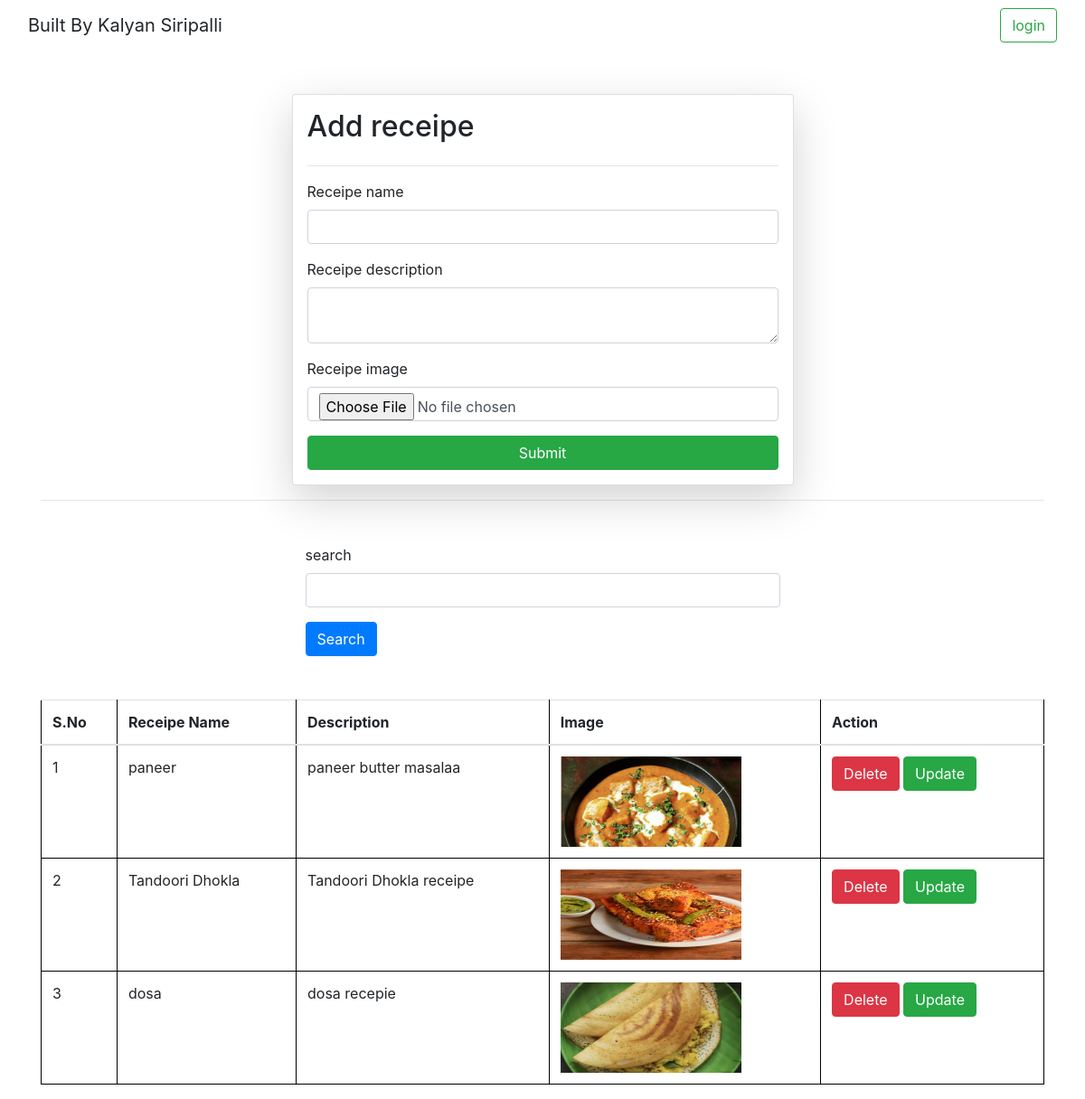
The app's page /receipe/ with its own data.
### receipeApp/models.py (models this page shows)
class Receipe(models.Model):
    user=models.ForeignKey(User, on_delete=models.SET_NULL, null=True, blank=True)
    receipe_name=models.CharField(max_length=100)
    receipe_description=models.TextField()
    receipe_image=models.ImageField(upload_to="receipe")

### receipeApp/views.py (the view, shortened to what this page needs)
# urls.py: path('receipe/', receipes),
def receipes(request):
    queryset=Receipe.objects.all()
    if request.GET.get('search'):
        queryset=queryset.filter(receipe_name__icontains = request.GET.get('search'))
    context={'receipes':queryset}
    return render(request, "receipes.html", context)

### receipeApp/templates/receipes.html (shortened to what this page needs)
{% extends "base.html" %} {% block start %}
<div class="container mt-5">
  <form
    class="col-6 mx-auto card p-3 shadow-lg"
    method="post"
    enctype="multipart/form-data"
  >
    <h2>Add receipe</h2>
    <hr />
    <div class="mb-3">
      <label for="exampleInputEmail1" class="form-label">Receipe name</label>
      <input name="receipe_name" required type="text" class="form-control" />
    </div>
    <div class="mb-3">
      <label for="exampleInputPassword1" class="form-label"
        >Receipe description</label
      >
      <textarea
        name="receipe_description"
        required
        class="form-control"
      ></textarea>
    </div>
    <div class="mb-3">
      <label for="exampleInputPassword1" class="form-label"
        >Receipe image</label
      >
      <input name="receipe_image" type="file" class="form-control" />
    </div>
    <button type="submit" class="btn btn-success">Submit</button>
  </form>
  <hr />
  <div class="mt-5">
    <div class="mx-auto col-6">
      <form >
        <div class="mb-3">
          <label for="exampleInputEmail1" class="form-label">search</label>
          <input
            name="search"
            type="text"
            class="form-control"
          />
        </div>
        <button type="submit" class="btn btn-primary">Search</button>
      </form>
    </div>
  </div>
  <table class="table mt-5">
    <thead>
      <tr>
        <th scope="col">S.No</th>
        <th scope="col">Receipe Name</th>
        <th scope="col">Description</th>
        <th scope="col">Image</th>
        <th scope="col">Action</th>
      </tr>
    </thead>
    <tbody>
      {% for receipe in receipes %}
      <tr>
        <td scope="row">{{forloop.counter}}</td>
        <td>{{receipe.receipe_name}}</td>
        <td>{{receipe.receipe_description}}</td>
        <td>
          <img
            src="/media/{{ receipe.receipe_image }}"
            alt=""
            style="height: 100px; width: 200px"
          />
        </td>
        <td>
          <a href="/delete-receipe/{{receipe.id}}" class="btn btn-danger"
            >Delete</a
          >
          <a href="/update-receipe/{{receipe.id}}" class="btn btn-success"
            >Update</a
          >
        </td>
      </tr>
      {% endfor %}
    </tbody>
  </table>
</div>
{% endblock %}

### home/templates/base.html (shortened to what this page needs)
<!DOCTYPE html>
<html lang="en">
  <head>
    <link
      rel="stylesheet"
      href="https://cdn.jsdelivr.net/npm/bootstrap@4.4.1/dist/css/bootstrap.min.css"
    />
  </head>
  <body>
    <nav class="navbar bg-body-tertiary">
      <div class="container-fluid">
        <a class="navbar-brand">Built By Kalyan Siripalli</a>
        <form class="d-flex" role="search">
          {% if request.user.is_authenticated %}
          <a href="/logout/" class="btn btn-outline-success" type="submit"
            >logout</a
          >
          {% else %}
          <a href="/login/" class="btn btn-outline-success" type="submit"
            >login</a
          >
          {% endif %}
        </form>
      </div>
    </nav>
    {% block start %} {% endblock %}
  </body>
</html>

### home/templates/base.html (style rules this page uses)
table, th, td { border: 1px solid black; }

### records on screen
Receipe: receipe_name "paneer", receipe_description "paneer butter masalaa", receipe_image (picture)
Receipe: receipe_name "Tandoori Dhokla", receipe_description "Tandoori Dhokla receipe", receipe_image (picture)
Receipe: receipe_name "dosa", receipe_description "dosa recepie", receipe_image (picture)
